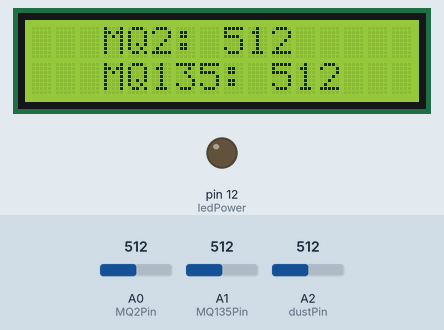
Simulated run of this sketch. Board: Arduino Uno, built with avr-gcc and run on an emulated ATmega328P. Parts: 16×2 character LCD, output pins drawn as LEDs (lit = HIGH). Inputs (shaded band) come from the test bench; at power-on: A0 (MQ2Pin) = 512, A1 (MQ135Pin) = 512, A2 (dustPin) = 512.

Above: at 4.2 s.
4.3 s: A0 (MQ2Pin) set to 716
At 10.6 s:
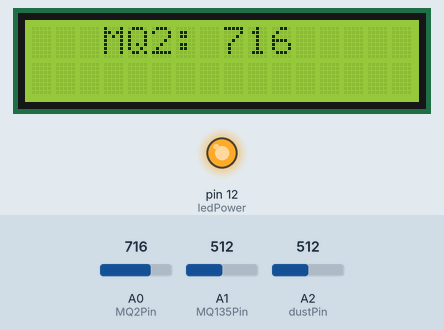
11.6 s: A1 (MQ135Pin) set to 716
At 18.8 s:
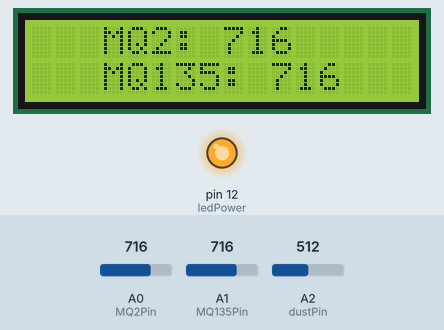
19.6 s: A2 (dustPin) set to 716
At 22.1 s:
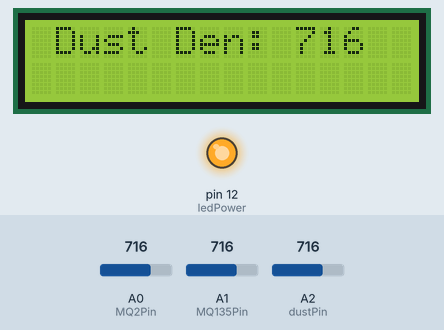
26.6 s: A0 (MQ2Pin) set to 900
At 33.0 s:
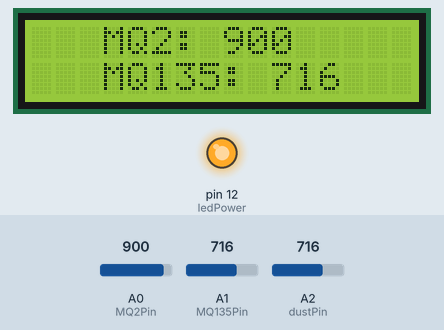
33.6 s: A1 (MQ135Pin) set to 900
At 40.1 s:
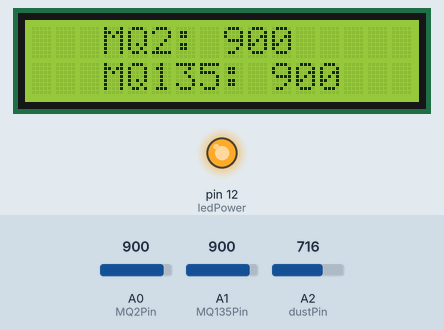
40.8 s: A2 (dustPin) set to 900
At 43.3 s:
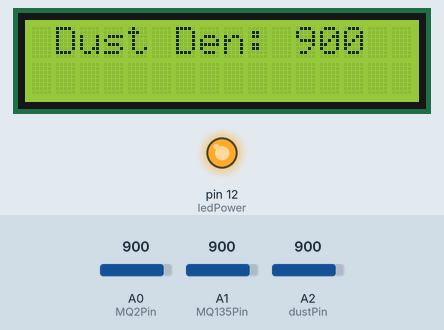
Timing chart, 0 to 44.8 s (numbered marks = the images above; inputs shaded):
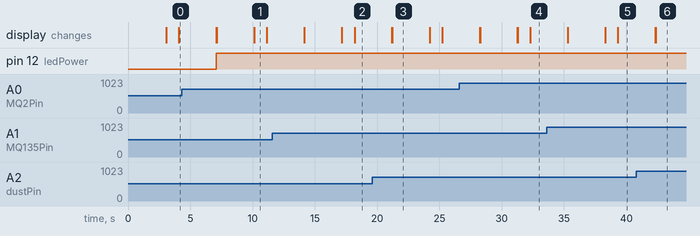

The sketch:

airquality.ino
```cpp
#include <Wire.h>
#include <LiquidCrystal_I2C.h>

LiquidCrystal_I2C lcd(0x3F,16,2);
int MQ2Pin = A0; //add MQ2 sensor pin
int MQ135Pin = A1; //add MQ135 sensor pin
int dustPin=A2; //add Dust sensor pin
int dustVal=0;
int delayTime=280;
int delayTime2=40;
float offTime=9680;
int ledPower=12;

void setup() {
  lcd.init(); //initialize LCD monitor
  lcd.backlight();
  lcd.setCursor(3,0); //set cursor to line 1
  lcd.print("YCH2SS");
  delay(3000); //delay 3 seconds
  lcd.clear();  //clear all characters in lcd
  pinMode(ledPower,OUTPUT);
}

void loop() {
  int data_MQ2 = analogRead(MQ2Pin);
  int data_MQ135 = analogRead(MQ135Pin);
  lcd.setCursor(3,0);  //set cursor to line 1
  lcd.print("MQ2: ");
  lcd.print(data_MQ2); //print the data of MQ2
  delay(1000);
  lcd.setCursor(3,1);  //set cursor to line 2
  lcd.print("MQ135: ");
  lcd.print(data_MQ135); //print out the data of MQ135
  delay(3000);
  lcd.clear();
  digitalWrite(ledPower,LOW); //power on the LED of dust sensor
  delayMicroseconds(delayTime);
  dustVal=analogRead(dustPin); //read the dust value
  delayMicroseconds(delayTime2);
  digitalWrite(ledPower,HIGH); //power off the LED of dust sensor
  delayMicroseconds(offTime);
  lcd.setCursor(1,0); //set cursor to the line 1
  lcd.print("Dust Den: ");
  lcd.print(dustVal); //print the dust value
  delay(3000); //delay 3 seconds
  lcd.clear(); //clear all characters in lcd

}
```

Measured:
- what the display in image 1 shows lasts 1.0 s, from 10.1 s to 11.1 s
- what the display in image 3 shows lasts 3.0 s, from 21.2 s to 24.2 s
